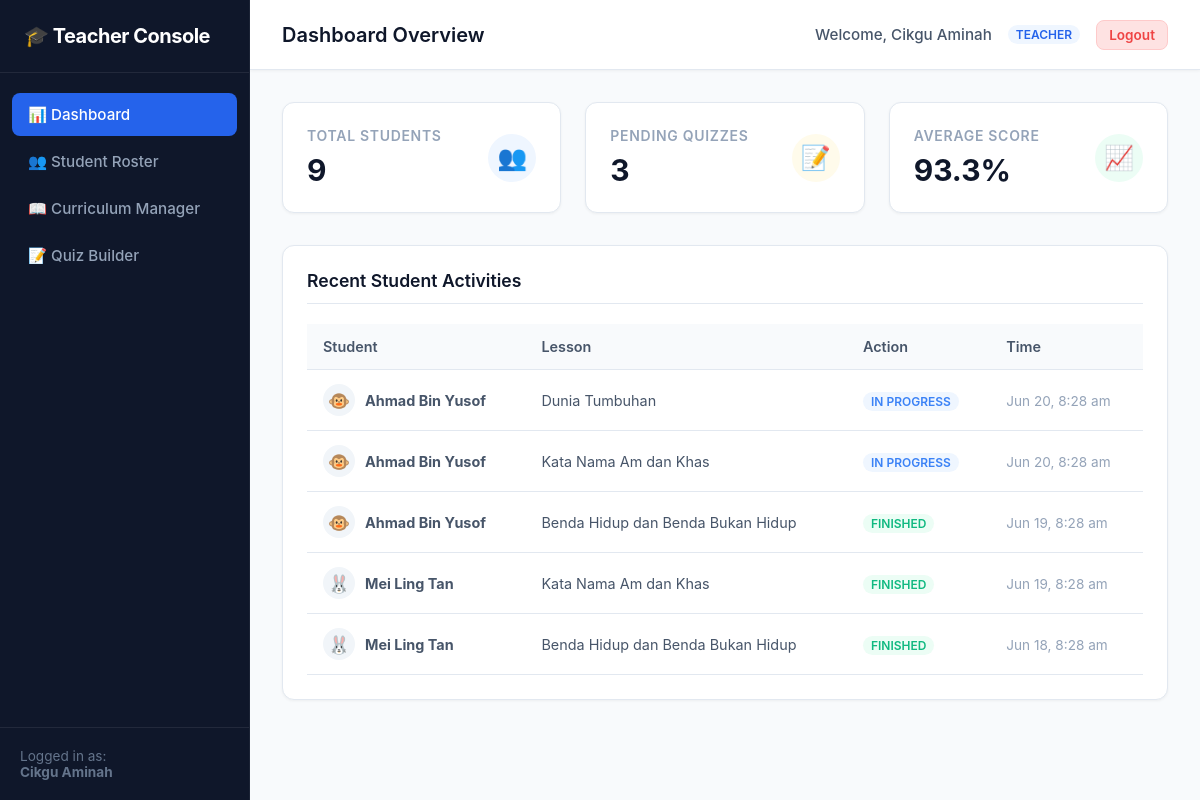
The page /teacher/dashboard.php (signed in) on the database its author committed.
### tables this page shows
CREATE TABLE IF NOT EXISTS student_progress (
    progress_id INT AUTO_INCREMENT PRIMARY KEY,
    student_id INT NOT NULL COMMENT 'FK to users (students)',
    lesson_id INT NOT NULL COMMENT 'FK to lessons',
    status ENUM('not_started', 'in_progress', 'completed') NOT NULL DEFAULT 'not_started',
    last_accessed DATETIME DEFAULT CURRENT_TIMESTAMP ON UPDATE CURRENT_TIMESTAMP,
    FOREIGN KEY (student_id) REFERENCES users(user_id) ON DELETE CASCADE ON UPDATE CASCADE,
    FOREIGN KEY (lesson_id) REFERENCES lessons(lesson_id) ON DELETE CASCADE ON UPDATE CASCADE,
    UNIQUE KEY unique_student_progress (student_id, lesson_id)
);

CREATE TABLE IF NOT EXISTS users (
    user_id INT AUTO_INCREMENT PRIMARY KEY,
    username VARCHAR(100) NOT NULL UNIQUE COMMENT 'Student handle or Staff email',
    password_hash VARCHAR(255) NOT NULL COMMENT 'Bcrypt hash of student PIN or staff password',
    role ENUM('student', 'teacher', 'admin') NOT NULL COMMENT 'System access permission level',
    full_name VARCHAR(100) NOT NULL COMMENT 'Display name shown in headers/dashboards',
    class_section VARCHAR(50) NULL COMMENT 'E.g., Standard 1A, Null for Staff',
    avatar_url VARCHAR(255) NULL COMMENT 'Asset path or SVG designation for student character',
    created_at TIMESTAMP DEFAULT CURRENT_TIMESTAMP
);

CREATE TABLE IF NOT EXISTS lessons (
    lesson_id INT AUTO_INCREMENT PRIMARY KEY,
    subject_id INT NOT NULL COMMENT 'Parent subject association',
    title VARCHAR(150) NOT NULL COMMENT 'E.g., Addition up to 20',
    video_url VARCHAR(255) NULL COMMENT 'Local path to standard HTML5 video asset',
    worksheet_url VARCHAR(255) NULL COMMENT 'Local path to downloadable PDF task sheet',
    teacher_notes TEXT NULL COMMENT 'Optional text notes or homework details',
    order_num INT NOT NULL DEFAULT 1 COMMENT 'Sequencing position in curriculum list',
    created_at TIMESTAMP DEFAULT CURRENT_TIMESTAMP,
    FOREIGN KEY (subject_id) REFERENCES subjects(subject_id) ON DELETE CASCADE ON UPDATE CASCADE
);

### teacher/dashboard.php (the view, shortened to what this page needs)
<?php
require_once __DIR__ . '/../config/db.php';
$teacher_name = $_SESSION['full_name'];
$total_students = 0;
$pending_grades = 0;
$average_score = 0;
try {
    $total_students = $pdo->query("SELECT COUNT(*) FROM users WHERE role = 'student' AND username NOT LIKE 'class_placeholder_%'")->fetchColumn();
    $pending_query = "
        SELECT COUNT(*)
        FROM student_progress sp
        JOIN lessons l ON sp.lesson_id = l.lesson_id
        JOIN quizzes q ON l.lesson_id = q.lesson_id
        LEFT JOIN quiz_scores qs ON q.quiz_id = qs.quiz_id AND sp.student_id = qs.student_id
        WHERE sp.status = 'completed' AND qs.score_id IS NULL
    ";
    $pending_grades = $pdo->query($pending_query)->fetchColumn();
    $avg_query = "
        SELECT COALESCE(AVG(qs.marks_earned / q.total_marks * 100), 0)
        FROM quiz_scores qs
        JOIN quizzes q ON qs.quiz_id = q.quiz_id
    ";
    $average_score = round($pdo->query($avg_query)->fetchColumn(), 1);
} catch (PDOException $e) {
    $db_error = "Could not load stats metrics.";
}
$recent_activities = [];
try {
    $feed_query = "
        SELECT u.full_name, u.avatar_url, l.title, sp.status, sp.last_accessed
        FROM student_progress sp
        JOIN users u ON sp.student_id = u.user_id
        JOIN lessons l ON sp.lesson_id = l.lesson_id
        ORDER BY sp.last_accessed DESC
        LIMIT 5
    ";
    $recent_activities = $pdo->query($feed_query)->fetchAll();
} catch (PDOException $e) {
}
?>
<!DOCTYPE html>
<html lang="en">
<head>
    <link rel="stylesheet" href="../assets/css/dashboard.css">
</head>
<body>
    <div class="admin-sidebar">
        <div class="sidebar-brand">
            🎓 Teacher Console
        </div>
        <ul class="sidebar-menu">
            <li class="sidebar-menu-item">
                <a href="dashboard.php" class="sidebar-link active">📊 Dashboard</a>
            </li>
            <li class="sidebar-menu-item">
                <a href="roster.php" class="sidebar-link">👥 Student Roster</a>
            </li>
            <li class="sidebar-menu-item">
                <a href="curriculum.php" class="sidebar-link">📖 Curriculum Manager</a>
            </li>
            <li class="sidebar-menu-item">
                <a href="quizzes.php" class="sidebar-link">📝 Quiz Builder</a>
            </li>
        </ul>
        <div class="sidebar-footer">
            Logged in as:<br>
            <strong><?php echo htmlspecialchars($teacher_name); ?></strong>
        </div>
    </div>
    <div class="admin-main">
        <div class="admin-topbar">
            <div class="topbar-title">Dashboard Overview</div>
            <div class="topbar-user">
                <span class="user-name">Welcome, <?php echo htmlspecialchars($teacher_name); ?></span>
                <span class="user-role-badge">Teacher</span>
                <a href="../auth/logout.php" class="btn-logout">Logout</a>
            </div>
        </div>
        <div class="admin-content">
            <div class="dashboard-stats-grid">
                <div class="stat-card">
                    <div class="stat-card-info">
                        <h3>Total Students</h3>
                        <div class="stat-card-value"><?php echo $total_students; ?></div>
                    </div>
                    <div class="stat-card-icon icon-blue">👥</div>
                </div>
                <div class="stat-card">
                    <div class="stat-card-info">
                        <h3>Pending Quizzes</h3>
                        <div class="stat-card-value"><?php echo $pending_grades; ?></div>
                    </div>
                    <div class="stat-card-icon icon-orange">📝</div>
                </div>
                <div class="stat-card">
                    <div class="stat-card-info">
                        <h3>Average Score</h3>
                        <div class="stat-card-value"><?php echo $average_score; ?>%</div>
                    </div>
                    <div class="stat-card-icon icon-green">📈</div>
                </div>
            </div>
            <div class="admin-card">
                <div class="admin-card-title">Recent Student Activities</div>
                <?php if (empty($recent_activities)): ?>
                    <p style="color: var(--text-secondary); font-size: 0.95rem;">No student activity recorded yet.</p>
                <?php else: ?>
                    <div class="table-responsive">
                        <table class="data-table">
                            <thead>
                                <tr>
                                    <th>Student</th>
                                    <th>Lesson</th>
                                    <th>Action</th>
                                    <th>Time</th>
                                </tr>
                            </thead>
                            <tbody>
                                <?php foreach ($recent_activities as $activity): ?>
                                    <tr>
                                        <td>
                                            <div style="display: flex; align-items: center; gap: 10px;">
                                                <div class="data-table-avatar">
                                                    <?php
                                                        $avatar = $activity['avatar_url'] ?: 'monkey';
                                                        $emoji = '🐵';
                                                        if ($avatar === 'bunny') $emoji = '🐰';
                                                        elseif ($avatar === 'panda') $emoji = '🐼';
                                                        elseif ($avatar === 'fox') $emoji = '🦊';
                                                        echo $emoji;
                                                    ?>
                                                </div>
                                                <strong><?php echo htmlspecialchars($activity['full_name']); ?></strong>
                                            </div>
                                        </td>
                                        <td><?php echo htmlspecialchars($activity['title']); ?></td>
                                        <td>
                                            <?php if ($activity['status'] === 'completed'): ?>
                                                <span class="user-role-badge" style="background-color: #ecfdf5; color: var(--success-color);">Finished</span>
                                            <?php else: ?>
                                                <span class="user-role-badge" style="background-color: #eff6ff; color: var(--accent-color);">In Progress</span>
                                            <?php endif; ?>
                                        </td>
                                        <td>
                                            <span style="font-size: 0.85rem; color: var(--text-muted);">
                                                <?php echo date('M d, g:i a', strtotime($activity['last_accessed'])); ?>
                                            </span>
                                        </td>
                                    </tr>
                                <?php endforeach; ?>
                            </tbody>
                        </table>
                    </div>
                <?php endif; ?>
            </div>
        </div>
    </div>
</body>
</html>

### rows shown on the page
student_progress: emoji "🐵", student.full_name "Ahmad Bin Yusof", lesson.title "Dunia Tumbuhan", status "IN PROGRESS", last_accessed "Jun 20, 8:28 am"
student_progress: emoji "🐵", student.full_name "Ahmad Bin Yusof", lesson.title "Kata Nama Am dan Khas", status "IN PROGRESS", last_accessed "Jun 20, 8:28 am"
student_progress: emoji "🐵", student.full_name "Ahmad Bin Yusof", lesson.title "Benda Hidup dan Benda Bukan Hidup", status "FINISHED", last_accessed "Jun 19, 8:28 am"
student_progress: student.avatar_url "🐰", student.full_name "Mei Ling Tan", lesson.title "Kata Nama Am dan Khas", status "FINISHED", last_accessed "Jun 19, 8:28 am"
student_progress: student.avatar_url "🐰", student.full_name "Mei Ling Tan", lesson.title "Benda Hidup dan Benda Bukan Hidup", status "FINISHED", last_accessed "Jun 18, 8:28 am"

### other values the page prints
$teacher_name "Cikgu Aminah"
$total_students "9"
$pending_grades "3"
$average_score "93.3"
